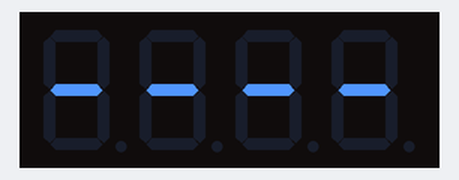
The sketch below on a simulated ESP8266 (NodeMCU). On the bench: 4-digit seven-segment display. WiFi joins after 1.5 s; servers stay silent unless stated; what the sketch prints to the serial monitor is not drawn.

Above: at 1.6 s.
At 2.1 s:
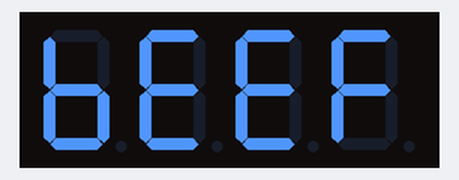
At 2.6 s:
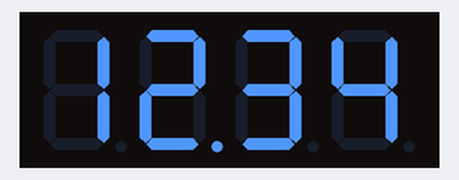

The sketch:

arduino_client.ino
```cpp
/*
    This sketch establishes a TCP connection to a "quote of the day" service.
    It sends a "hello" message, and then prints received data.
*/

#include <ESP8266WiFi.h>
#include <Wire.h> // Enable this line if using Arduino Uno, Mega, etc.
#include <Adafruit_GFX.h>
#include "Adafruit_LEDBackpack.h"

Adafruit_7segment matrix = Adafruit_7segment();

#ifndef STASSID
#define STASSID "bitr39"
#define STAPSK  "bitbitr39"
#endif

const char* ssid     = STASSID;
const char* password = STAPSK;

const char* host = "192.168.1.12";
const uint16_t port = 5555;

void setup() {

Serial.begin(115200);

  // We start by connecting to a WiFi network

  Serial.println();
  Serial.println();
  Serial.print("Connecting to ");
  Serial.println(ssid);

  /* Explicitly set the ESP8266 to be a WiFi-client, otherwise, it by default,
     would try to act as both a client and an access-point and could cause
     network-issues with your other WiFi-devices on your WiFi-network. */
  WiFi.mode(WIFI_STA);
  WiFi.begin(ssid, password);

  while (WiFi.status() != WL_CONNECTED) {
    delay(500);
    Serial.print(".");
  }

  Serial.println("");
  Serial.println("WiFi connected");
  Serial.println("IP address: ");
  Serial.println(WiFi.localIP());
  matrix.begin(0x70);
}

void loop() {

 matrix.print(10000, DEC);
  matrix.writeDisplay();
  delay(500);

  // print a hex number
  matrix.print(0xBEEF, HEX);
  matrix.writeDisplay();
  delay(500);

  // print a floating point
  matrix.print(12.34);
  matrix.writeDisplay();
  delay(500);


  Serial.print("connecting to ");
  Serial.print(host);
  Serial.print(':');
  Serial.println(port);

  // Use WiFiClient class to create TCP connections
  WiFiClient client;
  if (!client.connect(host, port)) {
    Serial.println("connection failed");
    delay(5000);
    return;
  }

  // This will send a string to the server
  Serial.println("sending data to server");
  if (client.connected()) {
    client.print("hello from ESP8266");
  }

  // wait for data to be available
  unsigned long timeout = millis();
  while (client.available() == 0) {
    if (millis() - timeout > 5000) {
      Serial.println(">>> Client Timeout !");
      client.stop();
      delay(60000);
      return;
    }
  }
  //matrix.print(0xBEEF, DEC);
  //matrix.writeDisplay();
  //delay(1500);

  // Read all the lines of the reply from server and print them to Serial
  Serial.println("receiving from remote server");
  // not testing 'client.connected()' since we do not need to send data here
  char ch;
  String str;
  int i;
  while (1)
  {
    str = (String)0;
    while (client.available()) {
      ch = static_cast<char>(client.read());

      Serial.print(ch);
      str += ch;
    }
    i = str.toInt();
    Serial.print("str:");
    Serial.println(str);

    matrix.println(i);
    matrix.writeDisplay();
    delay(3000);
    //matrix.println(j);
    //matrix.writeDisplay();
    //delay(5000);
    //client.print(i + j);
  }
  // Close the connection
  Serial.println();
  Serial.println("closing connection");
  client.stop();

  delay(300000); // execute once every 5 minutes, don't flood remote service
}
```

Measured:
- what the display in image 0 shows lasts 0.5 s, from 1.5 s to 2.0 s
